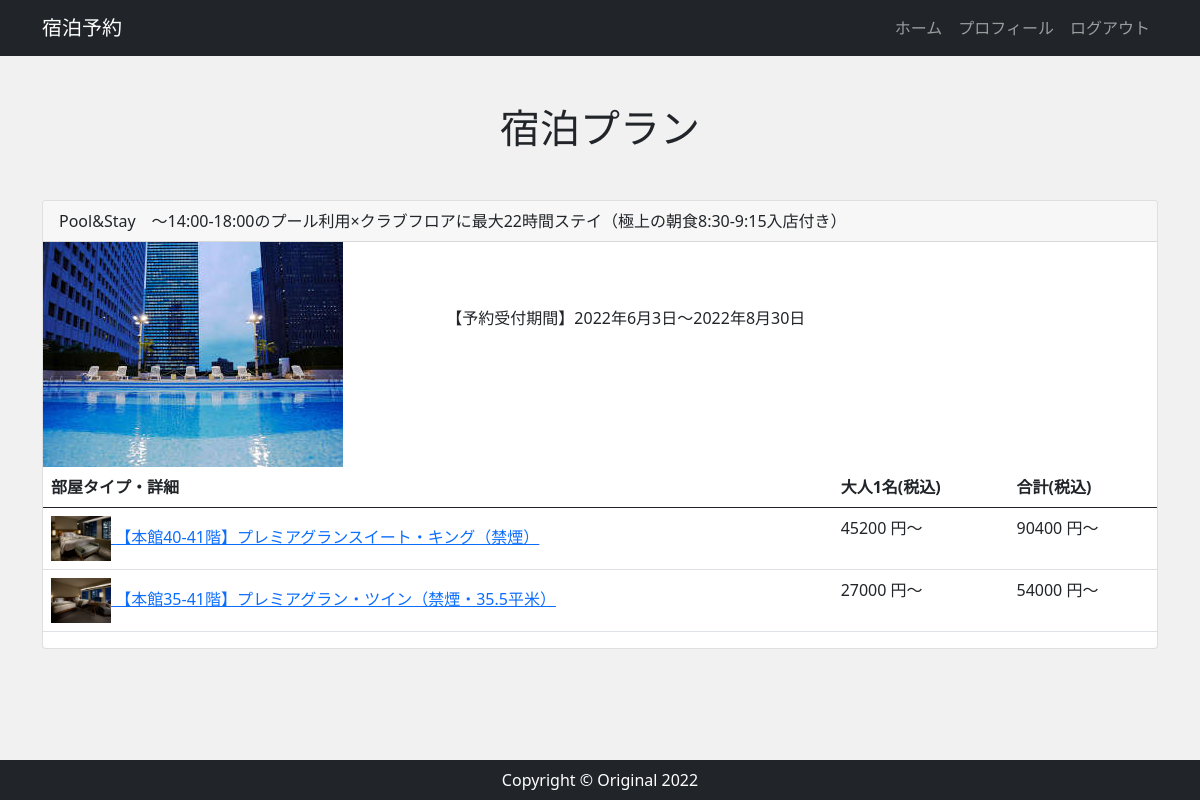
Screenshot of /hotel/1/plan/ (signed in) with the database file from the repository.
### app/models.py (models this page shows, shortened)
class BookingPlan(models.Model):
    hotel = models.ForeignKey(Hotel, on_delete=models.CASCADE, default=None, null=True)
    planname = models.CharField('プラン名', max_length=100)
    description = models.TextField('プラン説明', default='')
    roomcharge = models.IntegerField(verbose_name='大人1名(税込)')
    total_amount = models.IntegerField(verbose_name='合計(税込)', default=None, null=True)
    start_reception = models.DateField(verbose_name='受付開始日')
    end_reception = models.DateField(verbose_name='受付終了日')
    image = models.ImageField(upload_to='images', verbose_name='プランイメージ画像', null=True, blank=True)
    room = models.ManyToManyField(Room, blank=True)

class Room(models.Model):
    ROOMTYPE_CHOICES = [(1,'シングル'), (2,'ツイン'), (3,'ダブル'), (4,'キング')]
    hotel = models.ForeignKey(Hotel, verbose_name='宿泊施設名称',on_delete=models.CASCADE)
    roomtype = models.IntegerField(verbose_name='部屋のタイプ', choices=ROOMTYPE_CHOICES)
    image = models.ImageField(upload_to='images', verbose_name='部屋イメージ画像', null=True, blank=True)
    name = models.CharField('部屋名',max_length=100)
    number_of_guest = models.IntegerField(verbose_name='宿泊人数')
    roomcharge = models.IntegerField(verbose_name='大人1名(税込)')
    total_amount = models.IntegerField(verbose_name='合計(税込)', default=None, null=True)
    no_smoking = models.BooleanField(verbose_name='禁煙ルーム',default=True)
    outdoor_bath = models.BooleanField(verbose_name='露天風呂',default=True)

### app/views.py (the view)
# urls.py: path('hotel/<int:pk>/plan/', views.PlanView.as_view(), name='plan'),
class PlanView(ListView):
    template_name = 'app/plan.html'
    def get_queryset(self):
        return BookingPlan.objects.filter(hotel__pk=self.kwargs['pk'])

### app/templates/app/plan.html (shortened to what this page needs)
{% extends 'app/base.html' %}
{% block content %}
<div class="my-5">
    <div class="mb-5 text-center">
        <h1>宿泊プラン</h1>
    </div>
    <div>
        {% for plan in object_list %}
        <div class="card mb-3">
            <div class="card-header">{{ plan.planname }}</div>
            <div class="row g-0">
              <div class="col-md-4">
                <img src="{{ plan.image.url }}" alt="...">
              </div>
              <div class="col-md-8">
                <div class="card-body">
                  <p class="card-text">【予約受付期間】{{ plan.start_reception }}〜{{ plan.end_reception }}</p>
                </div>
              </div>
            </div>
            <table class="table">
                <thead>
                    <tr>
                        <th>部屋タイプ・詳細</th>
                        <th>大人1名(税込)</th>
                        <th>合計(税込)</th>
                    </tr>
                </thead>
                <tbody>
                    {% for room in plan.room.all %}
                    <tr>
                        <td>
                            <a href="#">
                                <img src="{{ room.image.url }}" style="width:60px;">
                                {{ room.name }}
                            </a>
                        </td>
                        <td>
                            {{ room.roomcharge }} 円～
                        </td>
                        <td>
                            {{ room.total_amount }} 円～
                        </td>
                    </tr>
                    {% endfor %}
                </tbody>
            </table>
          </div>
        {% endfor %}
    </div>
</div>
{% endblock %}

### app/static/css/style.css (style rules this page uses)
* { margin: 0; padding: 0; box-sizing: border-box; }
body { background: #F1F1F1; display: flex; flex-flow: column; min-height: 100vh; }
.card-body { padding: 2rem; }

### rows the page displays
BookingPlan: planname "Pool&Stay ～14:00-18:00のプール利用×クラブフロアに最大22時間ステイ（極上の朝食8:30-9:15入店付き）", image (picture), start_reception "2022年6月3日", end_reception "2022年8月30日"
Room: image (picture), name "【本館40-41階】プレミアグランスイート・キング（禁煙）", roomcharge "45200", total_amount "90400"
Room: image (picture), name "【本館35-41階】プレミアグラン・ツイン（禁煙・35.5平米）", roomcharge "27000", total_amount "54000"
